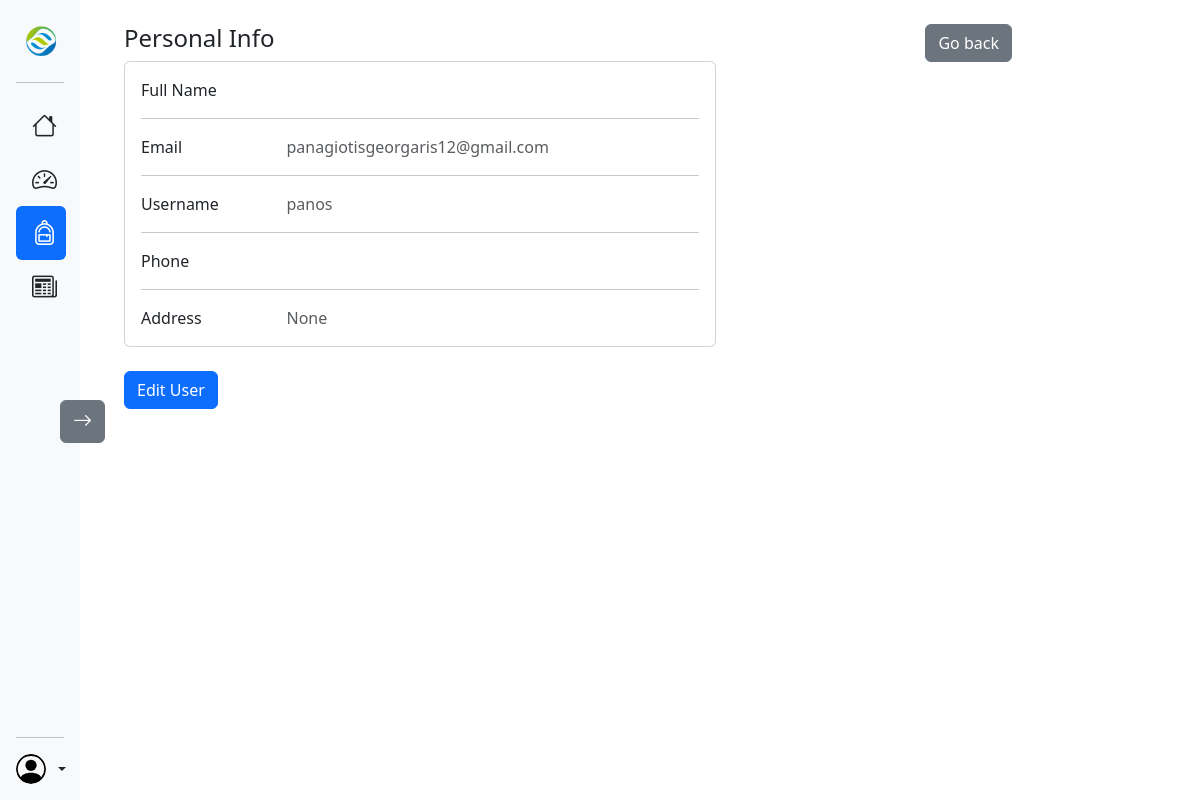
The page /manager/manageuser/1 on the database as committed earlier.
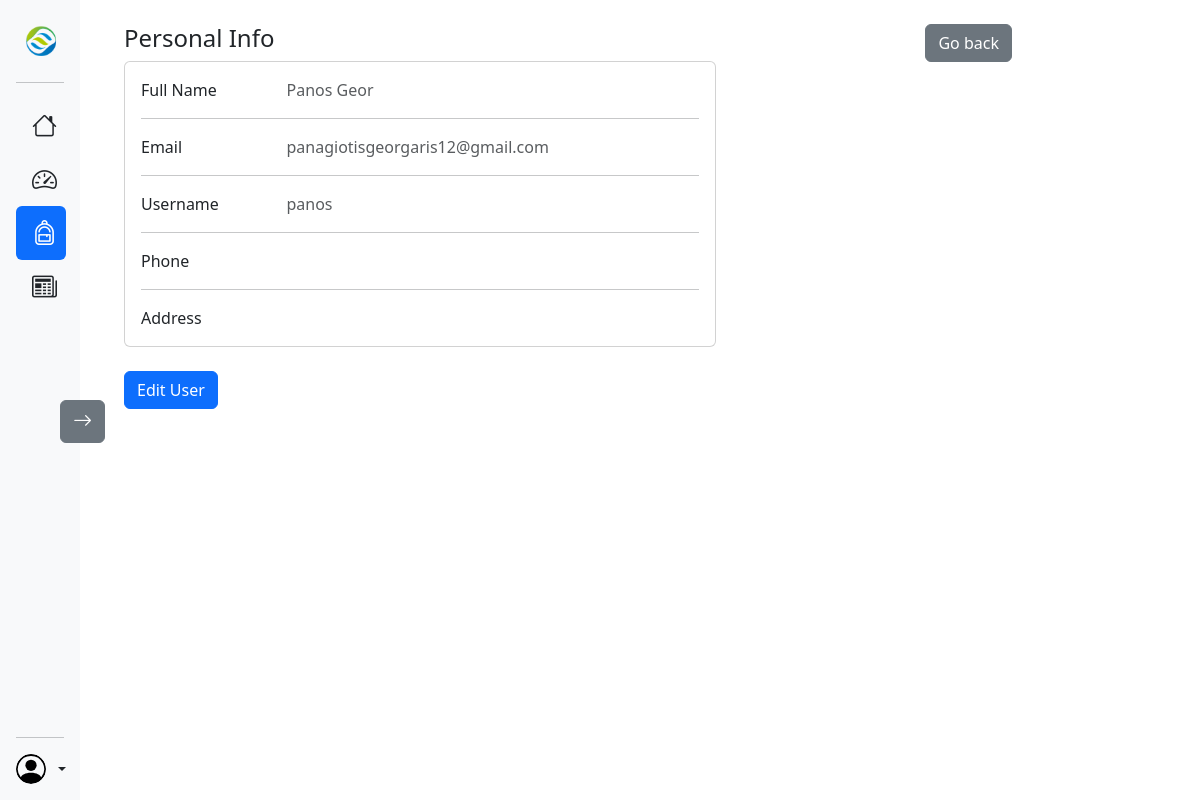
The same page on the database as committed later.
### accounts/models.py (models this page shows)
class SchoolUser(AbstractUser):
  id = models.AutoField(primary_key=True)
  first_name = models.CharField(max_length=100)
  last_name = models.CharField(max_length=100)
  birthdate = models.DateField(blank=True, auto_now_add=False, null=True)
  role = models.CharField(max_length=20, choices={'Teacher':'Teacher', 'Student':'Student', 'Manager':'Manager'})
  phone_number = models.CharField(max_length=10)
  address = models.CharField(max_length=100, null=True)

### accounts/views.py (the view)
# urls.py: path('manager/manageuser/<int:id>', views.UserDetails, name='User_Details'),
def UserDetails(request, id):
  user = get_object_or_404(SchoolUser, id=id)
  return render(request, 'manageusers/details.html', {'user':user})

### accounts/templates/manageusers/details.html (shortened to what this page needs)
{% extends 'managerDash.html' %}
{% load static %}
{% block content %}
<div class="container p-4 main-content">
  <button onclick="goBackAndRefresh();" class="btn btn-secondary float-end">Go back</button>
  <div class="col-lg-8">
    <h4>Personal Info</h4>
    <div class="card mb-4">
      <div class="card-body">
        <div class="row">
          <div class="col-sm-3">
            <p class="mb-0">Full Name</p>
          </div>
          <div class="col-sm-9">
            <p class="text-muted mb-0">{{user.first_name}} {{user.last_name}}</p>
          </div>
        </div>
        <hr>
        <div class="row">
          <div class="col-sm-3">
            <p class="mb-0">Email</p>
          </div>
          <div class="col-sm-9">
            <p class="text-muted mb-0">{{user.email}}</p>
          </div>
        </div>
        <hr>
        <div class="row">
          <div class="col-sm-3">
            <p class="mb-0">Username</p>
          </div>
          <div class="col-sm-9">
            <p class="text-muted mb-0">{{user.username}}</p>
          </div>
        </div>
        <hr>
        <div class="row">
          <div class="col-sm-3">
            <p class="mb-0">Phone</p>
          </div>
          <div class="col-sm-9">
          </div>
        </div>
        <hr>
        <div class="row">
          <div class="col-sm-3">
            <p class="mb-0">Address</p>
          </div>
          <div class="col-sm-9">
            <p class="text-muted mb-0">{{user.address}}</p>
          </div>
        </div>
      </div>
    </div>
</div>
<a href="{% url 'accounts:Edit_User' user.id %}" class="btn btn-primary">Edit User</a>
{% endblock %}

Rows that differ between the two databases and show on the page:
changed SchoolUser "panagiotisgeorgaris12@gmail.com": first_name (not shown) → "Panos"; last_name (not shown) → "Geor"; address "None" → (not shown)
